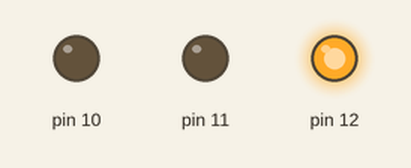
Bench run of a sketch on a simulated Arduino Uno, built with avr-gcc and run on an emulated ATmega328P. On the bench: output pins drawn as LEDs (lit = HIGH).

Above: at 0.05 s.
At 0.75 s:
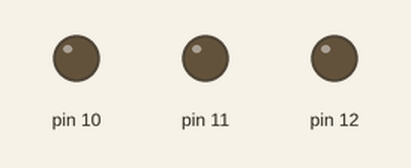
At 1.45 s:
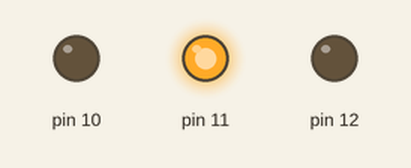
At 2.85 s:
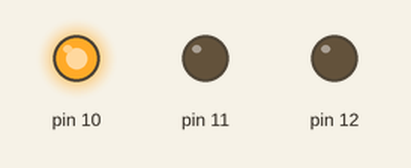
Timing chart, 0 to 3.1 s (numbered marks = the images above):
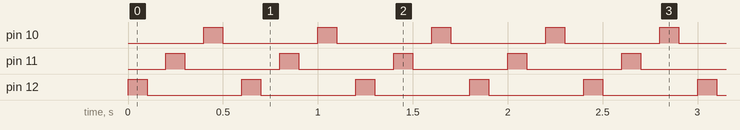

Measured:
- by itself, pin 10–12: alternates HIGH for 0.10 s and LOW for 0.50 s

The sketch:

03_strobeEffectCode.ino
```cpp
void setup()
{
  pinMode(12, OUTPUT);
  pinMode(11, OUTPUT);
  pinMode(10, OUTPUT);
}

int delayTime = 100;

void loop()
{
  digitalWrite(12, HIGH);
  delay(delayTime); // Wait for 1000 millisecond(s)
  digitalWrite(12, LOW);
  delay(delayTime); // Wait for 1000 millisecond(s)
  digitalWrite(11, HIGH);
  delay(delayTime); // Wait for 1000 millisecond(s)
  digitalWrite(11, LOW);
  delay(delayTime); // Wait for 1000 millisecond(s)
  digitalWrite(10, HIGH);
  delay(delayTime); // Wait for 1000 millisecond(s)
  digitalWrite(10, LOW);
  delay(delayTime); // Wait for 1000 millisecond(s)
}
```
